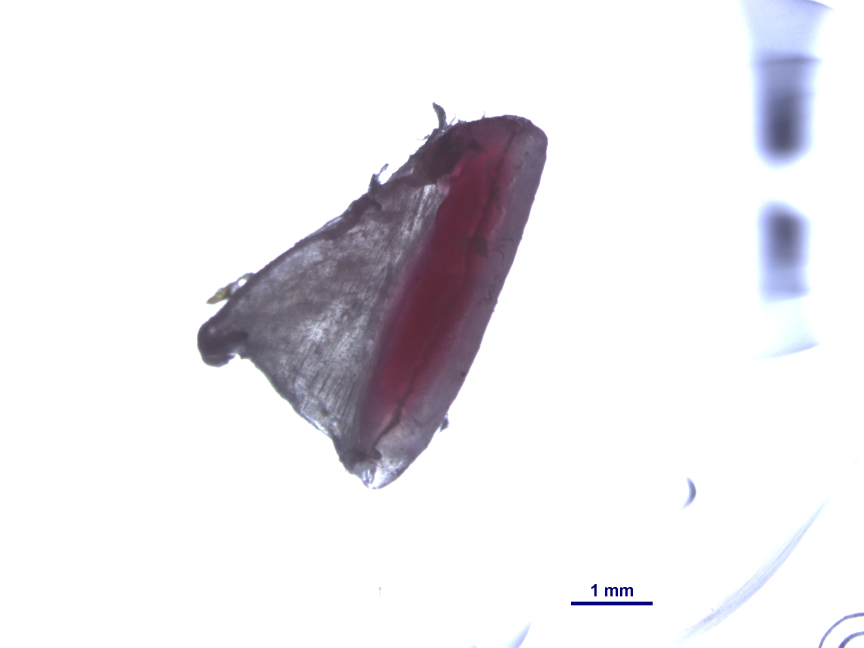
#> input picture particles/A1.jpg, 2592 x 1944 px (shown at 1/3 size); its folder holds 4 pictures in this run
$ python example.py
#> lines starting #> are read from the running program, lines starting #| are printed output that depends on the picture; after the words box and inside, x2 and y2 are one past the last pixel; in counts of white or black regions, pixels touching at a corner belong together
### find_scale.py
import os
import re
import numpy as np
import cv2


def find_best_rect_by_ratio(contours, min_area=20, min_ratio=10):

    # If no contours found, return None
    if not contours:
        return None, None

    # Find the contour with the highest width/height ratio
    best_ratio = 0
    best_contour = None
    best_rect = None

    for contour in contours:
        # Get bounding rectangle for this contour
        x, y, w, h = cv2.boundingRect(contour)

        # Skip very small contours that might be noise
        if w * h < min_area:
            continue

        # Calculate width to height ratio (avoid division by zero)
        if h > 0:
            ratio = w / h
        else:
            continue

        if ratio < min_ratio:
            continue

        # Update best if this ratio is higher
        if ratio > best_ratio:
            best_ratio = ratio
            best_contour = contour
            best_rect = (x, y, w, h)

    return best_contour, best_rect

def get_contour_of_scale(img, scale_type='white'):
    # Create binary image based on scale type
    if scale_type == 'dark':
        scale = cv2.inRange(img, np.array([60, 0, 0]), np.array([130, 10, 10]))
    elif scale_type == 'white':
        scale = cv2.inRange(img, np.array([252, 252, 252]), np.array([255, 255, 255]))
    else:
        raise ValueError("scale_type must be 'dark' or 'white'")

    # Check if scale image is empty
    if cv2.countNonZero(scale) == 0:
        return None, None

    # Find all contours in the binary image
    contours, _ = cv2.findContours(scale, cv2.RETR_EXTERNAL, cv2.CHAIN_APPROX_SIMPLE)

    return scale, contours

def get_scale(img, scale_type='dark', debug=False):

    # Find all contours in the binary image obtained by looking at pixels of same selected color (scale_type)
    scale, contours = get_contour_of_scale(img, scale_type)

    # Find the best contour and rectangle
    best_contour, best_rect = find_best_rect_by_ratio(contours)

    # If no suitable contour found
    if best_contour is None:
        return None, None

    # Unpack the best rectangle
    x, y, w, h = best_rect

    # The length of the scale bar in pixels is the width
    pixel_length = w

    try:
        # Extract text region above the scale bar
        offset1 = 60  # Distance above to start capturing text
        offset2 = 8   # Distance above to end capturing text

        # Make sure we don't go out of bounds
        y_start = max(0, y - offset1)
        y_end = max(0, y - offset2)

        # If text region is invalid, return only pixel length
        if y_start >= y_end or y_start >= scale.shape[0] or x >= scale.shape[1]:
            return pixel_length, None

        # Extract text region
        text_roi = scale[y_start:y_end, x:x+w]

        # Check if text_roi is empty
        if text_roi.size == 0:
            return pixel_length, None

        # Use Tesseract to extract text
        import pytesseract
        tesseract_path = os.path.join(
            os.environ['ProgramFiles'], "Tesseract-OCR", "tesseract.exe"
        )
        pytesseract.pytesseract.tesseract_cmd = tesseract_path
        text = pytesseract.image_to_string(text_roi)

        # Try to extract float value from text
        scale_value = extract_float(text)

        return pixel_length, scale_value

    except Exception:
        # If anything goes wrong with text processing, return just the pixel length
        return pixel_length, None


def extract_float(text):
    # If already a float or int, return it directly
    if isinstance(text, (float, int)):
        return float(text)

    # If None, return None
    if text is None:
        return None

    # If it's a string, try to extract a float using regex
    if isinstance(text, str):
        match = re.search(r'\d*\.?\d+', text)
        if match:
            try:
                return float(match.group())
            except ValueError:
                return None

    return None

### example.py
import cv2
import os
from find_axis import *
from find_blob import *
from find_scale import *

# Define the parameters
p1 = {'thresh': 254,
      'debug_path': None
      }

p2 = {'thresh': 15,
      'preprocessing': True,
      'debug_path': None
      }

# Define input and output directories
input_folder = './particles'
output_folder = './results'

# Ensure the output directory exists
os.makedirs(output_folder, exist_ok=True)

# Iterate over all image files in the input folder
for i, filename in enumerate(os.listdir(input_folder), start=1):
    if filename.lower().endswith(('.jpg', '.jpeg', '.png', '.bmp', '.tiff')):

        # Read the image
        img_path = os.path.join(input_folder, filename)
        img = cv2.imread(img_path)
#> img is the input picture: shape (1944, 2592, 3); mean B, G, R 236.4, 232.9, 234.6

        scale, contours = get_contour_of_scale(img, scale_type='white')
#> in get_contour_of_scale, `scale = cv2.inRange(img, np.array([252, 252, 252]), np.array([255, 255..`:
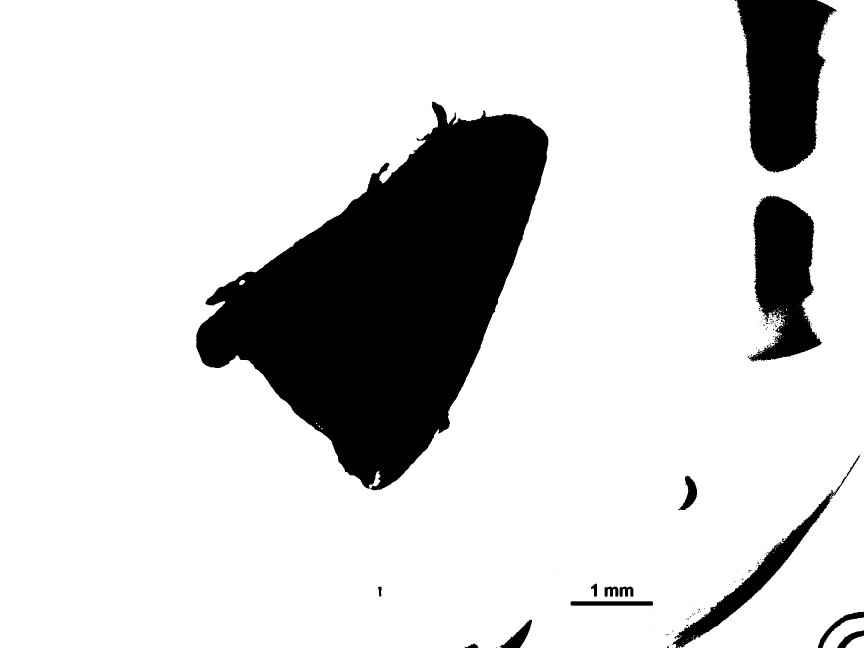
#> scale: shape (1944, 2592) (shown at 1/3 size); 83.3% white; 145 black regions (125 under 20 px)
#> in get_contour_of_scale, `contours, _ = cv2.findContours(scale, cv2.RETR_EXTERNAL, cv2.CHAIN_APP..`: contours = 64 contours, 61 with area under 20; largest, box (x1, y1, x2, y2) and area: (0, 0, 2592, 1944) 4883809, (2468, 1852, 2592, 1944) 5136, (2536, 1907, 2592, 1944) 1318
        best_contour, best_rect = find_best_rect_by_ratio(contours)
#> the loop in find_best_rect_by_ratio, `for contour in contours:` made 64 passes
#> (x, y, w, h, ratio) on passes 1, 18, 20, 29, 37, 64: (2032, 1940, 6, 4, 1.5), (2536, 1907, 56, 37, 1.51), (2040, 1906, 4, 6, 0.667), (2468, 1852, 124, 92, 1.35), (2324, 1640, 4, 9, 0.444), (0, 0, 2592, 1944, 1.33)
#> (x, y, w, h) on passes 3, 4, 9, 10, 11, 13: (2047, 1932, 4, 3), (2030, 1930, 1, 1), (2060, 1921, 1, 1), (2071, 1920, 1, 1), (2064, 1919, 1, 1), (2078, 1912, 5, 3)
#> after the loop in find_best_rect_by_ratio, `for contour in contours:`: best_ratio = 0
        debug_img = img.copy()


        # Step 1: Scale calculation
        pixel_length, text = get_scale(img, scale_type='white')
#> the loop in find_best_rect_by_ratio (call 2), `for contour in contours:` made 64 passes
#> (x, y, w, h) on passes 3, 4, 9, 10, 11, 13, 15, 16, 17, 19, 21, 23: (2047, 1932, 4, 3), (2030, 1930, 1, 1), (2060, 1921, 1, 1), (2071, 1920, 1, 1), (2064, 1919, 1, 1), (2078, 1912, 5, 3), (1536, 1912, 1, 1), (2046, 1908, 1, 1), (2032, 1908, 1, 1), (2080, 1906, 5, 3), (2040, 1906, 1, 1), (2094, 1905, 1, 1)
        scale = extract_float(text)

        if scale is None:
            print(f'{i}: Processing {filename} ...................................................')
            print('Scale', scale)
#| Scale None
            if best_rect is not None:
                 print('bestRectangle is NOT None!!!!')
                 x, y, w, h = best_rect
                 cv2.rectangle(debug_img, (x, y), (x+w, y+h), (255, 0, 255), -1)  # Magenta color
                 cv2.imshow("debugger", cv2.resize(debug_img, (0,0), fx=0.2, fy=0.2))
                 key=cv2.waitKey(1500)
                 if key==27:
                       break
            else:
                  print('bestRectangle is None!!!!')
#> pass 2 of the loop `for i, filename in enumerate(os.listdir(input_folder), start=1):`:
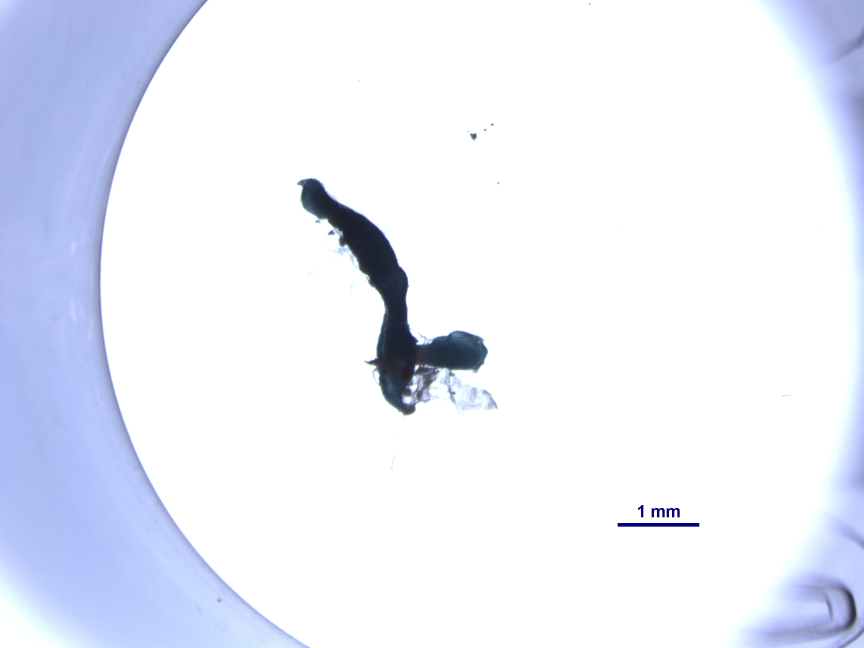
#> input picture particles/A2.jpg, 2592 x 1944 px (shown at 1/3 size)
#> img is the input picture: shape (1944, 2592, 3); mean B, G, R 248.7, 237.8, 234.1
#> in get_contour_of_scale (call 3), `scale = cv2.inRange(img, np.array([252, 252, 252]), np.array([255, 255..`:
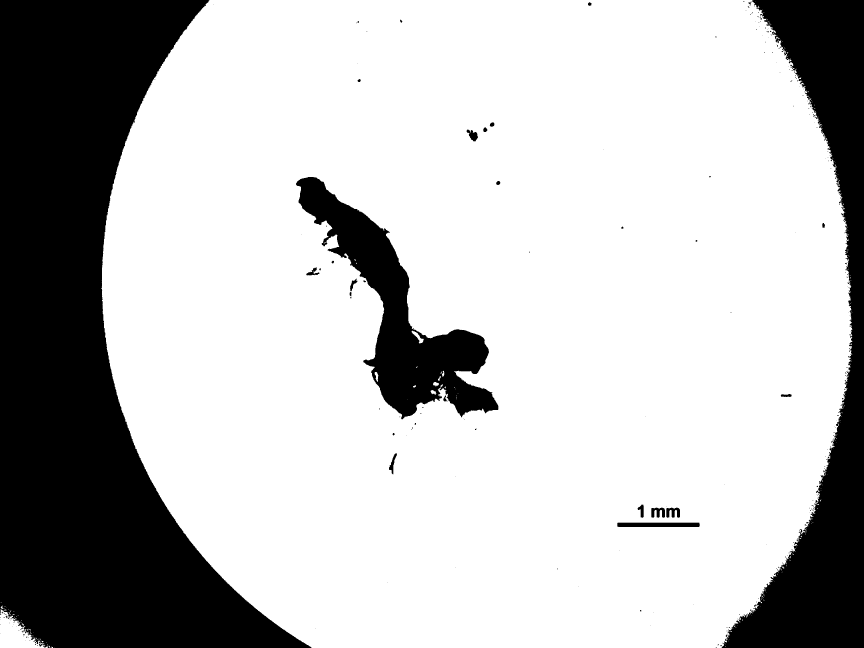
#> scale: shape (1944, 2592) (shown at 1/3 size); 74.3% white; 284 black regions (250 under 20 px)
#> in get_contour_of_scale (call 3), `contours, _ = cv2.findContours(scale, cv2.RETR_EXTERNAL, cv2.CHAIN_APP..`: contours = 259 contours, 256 with area under 20; largest, box (x1, y1, x2, y2) and area: (304, 0, 2557, 1944) 3867882, (0, 1827, 144, 1944) 7952, (2, 1816, 9, 1827) 24
#| Scale None
#> pass 3 of the loop `for i, filename in enumerate(os.listdir(input_folder), start=1):`:
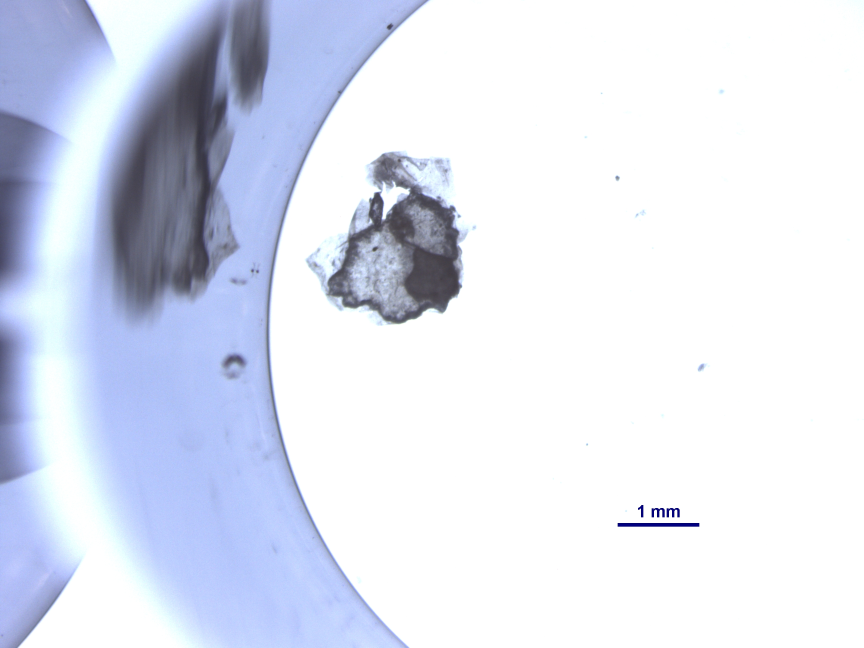
#> input picture particles/A3.jpg, 2592 x 1944 px (shown at 1/3 size)
#> img is the input picture: shape (1944, 2592, 3); mean B, G, R 240.6, 227, 222
#> in get_contour_of_scale (call 5), `scale = cv2.inRange(img, np.array([252, 252, 252]), np.array([255, 255..`:
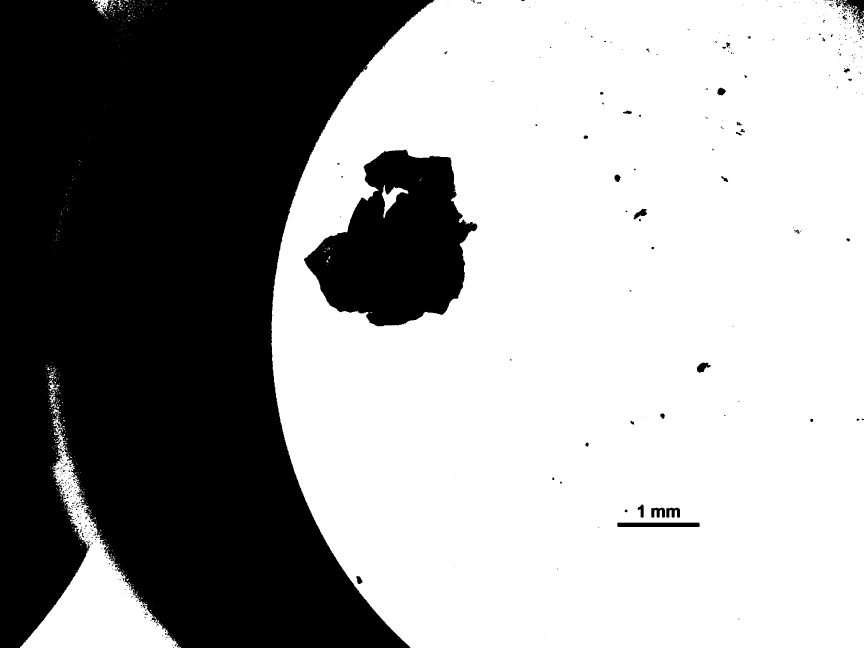
#> scale: shape (1944, 2592) (shown at 1/3 size); 61.4% white; 518 black regions (434 under 20 px), largest, box (x1, y1, x2, y2) and area: (0, 0, 1304, 1944) 1757212, (912, 449, 1432, 979) 170886, (1852, 1568, 2099, 1581) 3201
#| Scale None
#> the loop made 4 passes; the first 3 are shown

        # [11 lines of commented-out code are left out]
